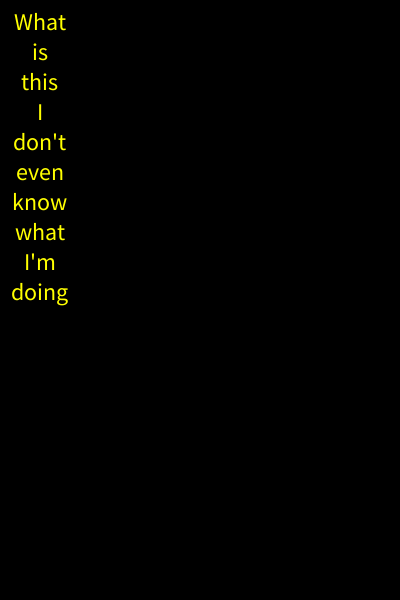
Frame 1 (no input)
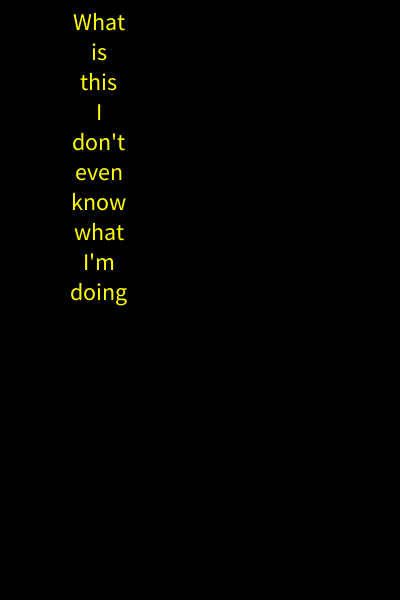
Frame 60 (the mouse pressed at the canvas centre just before this capture)
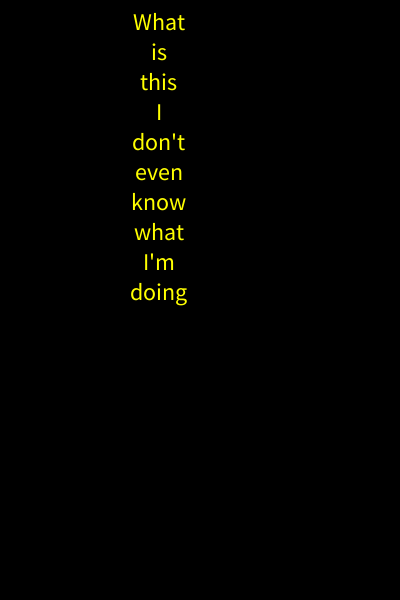
Frame 120 (the mouse held since frame 60 and released just before this capture)

The Processing sketch that drew these frames (run headless with seeded random() and noise(); from frame 60 on, the mouse is pressed at the canvas centre):

// Processing sketch: processing_140501
// ── processing_140501.pde

//In-Class Excersize #14
//Copyright Miranda Jacoby 2014 All rights Reserved

String [ ] word = {"What", "is", "this", "I", "don't", "even", "know", "what", "I'm", "doing" };

float dx = 0; 

void setup( )
{
  size( 400, 600 );
  textSize( 24 );
  textAlign( CENTER );

}

void draw()
{
  background( 0 );
  wrapWords();
  move();
}

void wrapWords ()
{
  fill( 255, 255, 0 );
  for ( int i = 0; i < word.length; i++)
  {
     text( word[ i ], 40 + dx, 30 + i*30 );
  }

}  
    
void move ()
{
  dx += 1;    
  
  if (dx > width)
  {
    dx = 0;
  }
}
